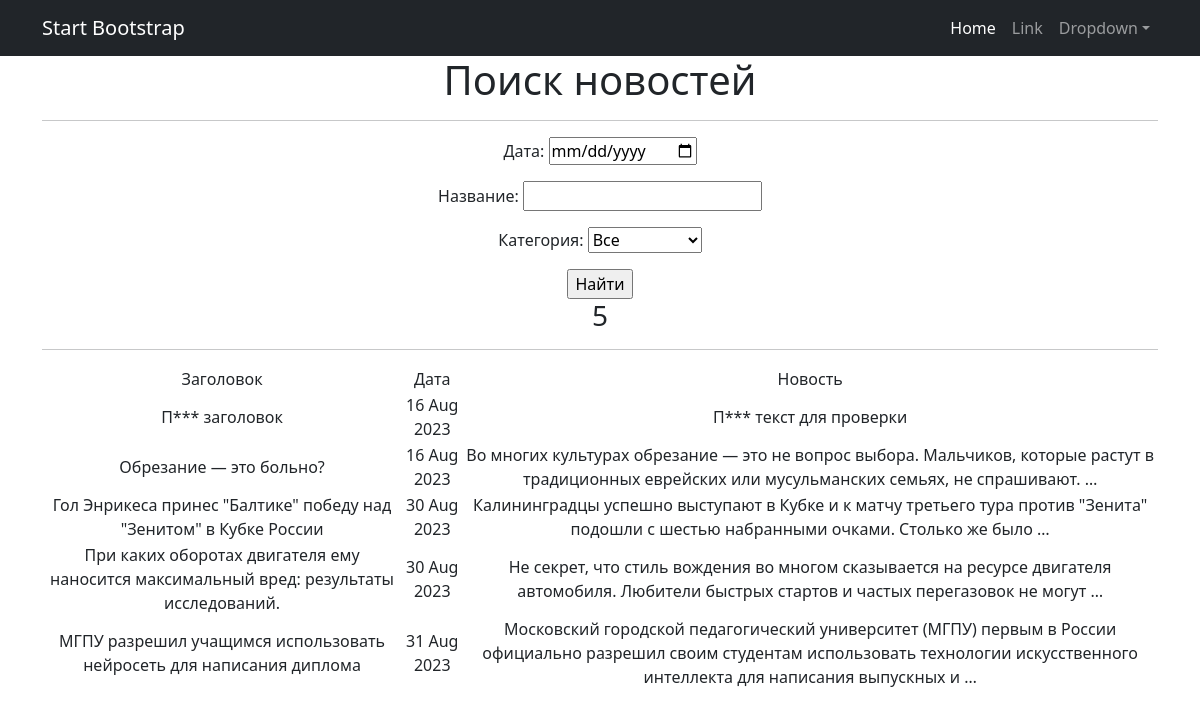
The app's page /news/search/ with its own data.
### news/models.py (models this page shows, shortened)
class Category(models.Model):
    name = models.CharField(max_length=64, unique=True)
    def __str__(self):
        return f'{self.name}'

class Post(models.Model):
    author = models.ForeignKey(Author, on_delete=models.CASCADE)
    NEWS = 'NW'
    ARTICL = 'AR'
    CATEGORY_CHOICES = (
        (NEWS, 'Новость'),
        (ARTICL, 'Статья'),
    )
    categoryType = models.CharField(max_length=2, choices=CATEGORY_CHOICES, default=ARTICL)
    dateCreation = models.DateTimeField(auto_now_add=True)
    postCategory = models.ManyToManyField(Category, through='PostCategory')
    title = models.CharField(max_length=128)
    text = models.TextField()
    rating = models.SmallIntegerField(default=0)

### news/views.py (the view)
# urls.py: path('search/', SearchList.as_view(), name='news_search'),
class SearchList(ListView):
    model = Post
    template_name = 'search.html'
    context_object_name = 'posts'
    def get_queryset(self):
        queryset = super().get_queryset()
        self.filterset = NewsFilter(self.request.GET, queryset)
        return self.filterset.qs
    def get_context_data(self, **kwargs):
        context = super().get_context_data(**kwargs)
        context['time'] = datetime
        context['filterset'] = self.filterset
        return context

### news/templatetags/custom_filters.py (called while the page is built)
@register.filter()
def censor(sentence):
    text = sentence.split()
    for i, word in enumerate(text):
        if word in bad_words:
            text[i] = word[0] + '***'
    return ' '.join(text)

### templates/search.html (shortened to what this page needs)
{% extends 'flatpages/default.html' %}
{% load custom_filters %}
{% load custom_tags %}
{% block content %}
<h1>Поиск новостей</h1>
<hr>
 <form action="" method="get">
       {{ filterset.form.as_p }}
       <input type="submit" value="Найти" />
   </form>
   <h3>{{ posts|length }}</h3>
   <hr>
       <table>
           <tr>
               <td>Заголовок</td>
               <td>Дата</td>
               <td>Новость</td>
           </tr>
           {% for post in posts %}
           <tr>
               <td>{{ post.title|censor }}</td>
               <td>{{ post.dateCreation|date:'d M Y' }}</td>
               <td>{{ post.text|truncatewords:20|censor }}</td>
           </tr>
           {% endfor %}
       </table>
{% endblock content %}

### templates/flatpages/default.html (shortened to what this page needs)
<!DOCTYPE html>
<html lang="en">
    <head>
        {% load static %}
        <link href="{% static 'css/styles.css' %}" rel="stylesheet" />
    </head>
    <body>
        <nav class="navbar navbar-expand-lg navbar-dark bg-dark">
            <div class="container">
                <a class="navbar-brand" href="#">Start Bootstrap</a>
                <div class="collapse navbar-collapse" id="navbarSupportedContent">
                    <ul class="navbar-nav ms-auto mb-2 mb-lg-0">
                        <li class="nav-item"><a class="nav-link active" aria-current="page" href="#">Home</a></li>
                        <li class="nav-item"><a class="nav-link" href="#">Link</a></li>
                        <li class="nav-item dropdown">
                            <a class="nav-link dropdown-toggle" id="navbarDropdown" href="#" role="button" data-bs-toggle="dropdown" aria-expanded="false">Dropdown</a>
                        </li>
                    </ul>
                </div>
            </div>
        </nav>
        <div class="container">
            <div class="row">
                <div class="col-lg-12 text-center">
                    {% block content %}{% endblock content %}
                </div>
            </div>
        </div>
    </body>
</html>

### records on screen
Post: title|censor "П*** заголовок", dateCreation "16 Aug 2023", text|censor "П*** текст для проверки"
Post: title|censor "Обрезание — это больно?", dateCreation "16 Aug 2023", text|censor "Во многих культурах обрезание — это не вопрос выбора. Мальчиков, которые растут в традиционных еврейских или мусульманских семьях, не спрашивают. …"
Post: title|censor "Гол Энрикеса принес \"Балтике\" победу над \"Зенитом\" в Кубке России", dateCreation "30 Aug 2023", text|censor "Калининградцы успешно выступают в Кубке и к матчу третьего тура против \"Зенита\" подошли с шестью набранными очками. Столько же было …"
Post: title|censor "При каких оборотах двигателя ему наносится максимальный вред: результаты исследований.", dateCreation "30 Aug 2023", text|censor "Не секрет, что стиль вождения во многом сказывается на ресурсе двигателя автомобиля. Любители быстрых стартов и частых перегазовок не могут …"
Post: title|censor "МГПУ разрешил учащимся использовать нейросеть для написания диплома", dateCreation "31 Aug 2023", text|censor "Московский городской педагогический университет (МГПУ) первым в России официально разрешил своим студентам использовать технологии искусственного интеллекта для написания выпускных и …"

### other values on screen
{{ posts|length }} "5"
